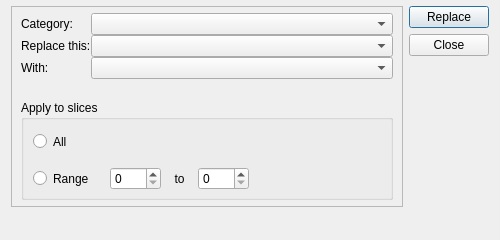
<?xml version="1.0" encoding="UTF-8"?>
<ui version="4.0">
 <class>FindReplace</class>
 <widget class="QDialog" name="FindReplace">
  <property name="geometry">
   <rect>
    <x>0</x>
    <y>0</y>
    <width>500</width>
    <height>240</height>
   </rect>
  </property>
  <property name="minimumSize">
   <size>
    <width>500</width>
    <height>240</height>
   </size>
  </property>
  <property name="maximumSize">
   <size>
    <width>500</width>
    <height>240</height>
   </size>
  </property>
  <property name="windowTitle">
   <string>Find &amp; Replace Src Defines</string>
  </property>
  <layout class="QHBoxLayout" name="horizontalLayout_3">
   <property name="topMargin">
    <number>6</number>
   </property>
   <property name="bottomMargin">
    <number>6</number>
   </property>
   <item>
    <layout class="QHBoxLayout" name="horizontalLayout_2">
     <item>
      <layout class="QVBoxLayout" name="verticalLayout_3">
       <property name="spacing">
        <number>6</number>
       </property>
       <item>
        <widget class="QFrame" name="frame">
         <property name="frameShape">
          <enum>QFrame::StyledPanel</enum>
         </property>
         <property name="frameShadow">
          <enum>QFrame::Raised</enum>
         </property>
         <property name="lineWidth">
          <number>0</number>
         </property>
         <layout class="QVBoxLayout" name="verticalLayout">
          <property name="spacing">
           <number>0</number>
          </property>
          <property name="topMargin">
           <number>6</number>
          </property>
          <property name="bottomMargin">
           <number>6</number>
          </property>
          <item>
           <layout class="QFormLayout" name="formLayout">
            <item row="0" column="0">
             <widget class="QLabel" name="lblCategory">
              <property name="text">
               <string>Category:</string>
              </property>
             </widget>
            </item>
            <item row="0" column="1">
             <widget class="QComboBox" name="cboCategory"/>
            </item>
            <item row="1" column="0">
             <widget class="QLabel" name="lblReplaceThis">
              <property name="text">
               <string>Replace this:</string>
              </property>
             </widget>
            </item>
            <item row="1" column="1">
             <widget class="QComboBox" name="cboReplaceThis"/>
            </item>
            <item row="2" column="0">
             <widget class="QLabel" name="lblReplaceWith">
              <property name="text">
               <string>With:</string>
              </property>
             </widget>
            </item>
            <item row="2" column="1">
             <widget class="QComboBox" name="cboReplaceWith"/>
            </item>
           </layout>
          </item>
          <item>
           <spacer name="verticalSpacer">
            <property name="orientation">
             <enum>Qt::Vertical</enum>
            </property>
            <property name="sizeHint" stdset="0">
             <size>
              <width>20</width>
              <height>10</height>
             </size>
            </property>
           </spacer>
          </item>
          <item>
           <widget class="QGroupBox" name="groupBox">
            <property name="minimumSize">
             <size>
              <width>0</width>
              <height>100</height>
             </size>
            </property>
            <property name="maximumSize">
             <size>
              <width>16777215</width>
              <height>100</height>
             </size>
            </property>
            <property name="title">
             <string>Apply to slices</string>
            </property>
            <layout class="QFormLayout" name="formLayout_2">
             <property name="topMargin">
              <number>6</number>
             </property>
             <property name="bottomMargin">
              <number>0</number>
             </property>
             <item row="0" column="0">
              <widget class="QRadioButton" name="rbtnApplyAll">
               <property name="minimumSize">
                <size>
                 <width>71</width>
                 <height>31</height>
                </size>
               </property>
               <property name="text">
                <string>All</string>
               </property>
              </widget>
             </item>
             <item row="1" column="0">
              <widget class="QRadioButton" name="rbtnApplyRange">
               <property name="minimumSize">
                <size>
                 <width>71</width>
                 <height>31</height>
                </size>
               </property>
               <property name="text">
                <string>Range</string>
               </property>
              </widget>
             </item>
             <item row="1" column="1">
              <layout class="QHBoxLayout" name="horizontalLayout">
               <item>
                <widget class="QSpinBox" name="spbRangeLower">
                 <property name="minimumSize">
                  <size>
                   <width>51</width>
                   <height>21</height>
                  </size>
                 </property>
                </widget>
               </item>
               <item>
                <widget class="QLabel" name="lblRangeTo">
                 <property name="minimumSize">
                  <size>
                   <width>25</width>
                   <height>31</height>
                  </size>
                 </property>
                 <property name="text">
                  <string>to</string>
                 </property>
                 <property name="alignment">
                  <set>Qt::AlignCenter</set>
                 </property>
                </widget>
               </item>
               <item>
                <widget class="QSpinBox" name="spbRangeUpper">
                 <property name="minimumSize">
                  <size>
                   <width>51</width>
                   <height>21</height>
                  </size>
                 </property>
                </widget>
               </item>
               <item>
                <spacer name="horizontalSpacer">
                 <property name="orientation">
                  <enum>Qt::Horizontal</enum>
                 </property>
                 <property name="sizeHint" stdset="0">
                  <size>
                   <width>17</width>
                   <height>20</height>
                  </size>
                 </property>
                </spacer>
               </item>
              </layout>
             </item>
            </layout>
           </widget>
          </item>
         </layout>
        </widget>
       </item>
       <item>
        <widget class="QLabel" name="lblReplaceResult">
         <property name="minimumSize">
          <size>
           <width>0</width>
           <height>21</height>
          </size>
         </property>
         <property name="maximumSize">
          <size>
           <width>16777215</width>
           <height>21</height>
          </size>
         </property>
         <property name="text">
          <string/>
         </property>
        </widget>
       </item>
      </layout>
     </item>
     <item>
      <layout class="QVBoxLayout" name="verticalLayout_2">
       <item>
        <widget class="QPushButton" name="pbReplace">
         <property name="text">
          <string>Replace</string>
         </property>
        </widget>
       </item>
       <item>
        <widget class="QPushButton" name="pbClose">
         <property name="text">
          <string>Close</string>
         </property>
        </widget>
       </item>
       <item>
        <spacer name="verticalSpacer_2">
         <property name="orientation">
          <enum>Qt::Vertical</enum>
         </property>
         <property name="sizeHint" stdset="0">
          <size>
           <width>20</width>
           <height>88</height>
          </size>
         </property>
        </spacer>
       </item>
      </layout>
     </item>
    </layout>
   </item>
  </layout>
 </widget>
 <resources/>
 <connections/>
</ui>
